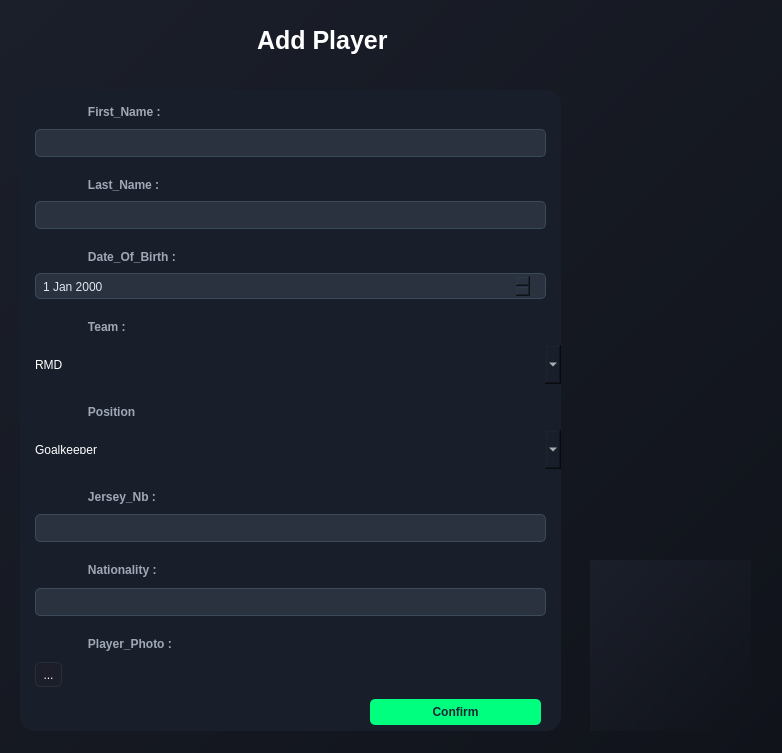
<?xml version="1.0" encoding="UTF-8"?>
<ui version="4.0">
 <class>addPlayer</class>
 <widget class="QWidget" name="addPlayer">
  <property name="geometry">
   <rect>
    <x>0</x>
    <y>0</y>
    <width>782</width>
    <height>753</height>
   </rect>
  </property>
  <property name="windowTitle">
   <string>Form</string>
  </property>
  <property name="styleSheet">
   <string notr="true">background: qlineargradient(x1:0, y1:0, x2:1, y2:1, stop:0 #1b1f2a, stop:1 #10131a);</string>
  </property>
  <widget class="QWidget" name="widget" native="true">
   <property name="geometry">
    <rect>
     <x>20</x>
     <y>90</y>
     <width>541</width>
     <height>641</height>
    </rect>
   </property>
   <property name="styleSheet">
    <string notr="true">background-color: rgb(25, 31, 42);
    color: #FFFFFF;
    font-family: 'Segoe UI', Arial, sans-serif;
    font-size: 12px;
    border-radius: 15px;
    padding: 15px;
    spacing: 2px;
</string>
   </property>
   <layout class="QGridLayout" name="gridLayout_4">
    <item row="4" column="0">
     <widget class="QLabel" name="label_15">
      <property name="styleSheet">
       <string notr="true">color: #A0A8B7;
font-weight: bold;
padding-bottom: 3px;background-color:transparent;</string>
      </property>
      <property name="text">
       <string>               Date_Of_Birth :</string>
      </property>
     </widget>
    </item>
    <item row="0" column="0">
     <widget class="QLabel" name="label_16">
      <property name="font">
       <font>
        <family>Segoe UI</family>
        <pointsize>-1</pointsize>
        <bold>true</bold>
       </font>
      </property>
      <property name="styleSheet">
       <string notr="true">color: #A0A8B7;
font-weight: bold;
padding-bottom: 4px;background-color:transparent;</string>
      </property>
      <property name="text">
       <string>               First_Name :</string>
      </property>
     </widget>
    </item>
    <item row="5" column="0">
     <widget class="QDateEdit" name="dateEdit">
      <property name="styleSheet">
       <string notr="true">background-color: #2A3240;
  border: 1px solid #3A4A5A;
    border-radius: 5px;
    padding: 5px;
    color: #E0E6ED;
    margin-left: 15px;
    margin-right: 15px;
padding-bottom: 3px;

</string>
      </property>
     </widget>
    </item>
    <item row="2" column="0">
     <widget class="QLabel" name="label_17">
      <property name="styleSheet">
       <string notr="true">color: #A0A8B7;
font-weight: bold;
padding-bottom: 3px;background-color:transparent;</string>
      </property>
      <property name="text">
       <string>               Last_Name :</string>
      </property>
     </widget>
    </item>
    <item row="11" column="0">
     <widget class="QLineEdit" name="lineEditJersey">
      <property name="styleSheet">
       <string notr="true">background-color: #2A3240; /* Darker blue-gray for input fields */
    border: 1px solid #3A4A5A; /* Subtle blue-gray border */
    border-radius: 5px;
    padding: 5px;
    color: #E0E6ED; /* Light gray text for readability */
    margin-left: 15px;
    margin-right: 15px;
</string>
      </property>
     </widget>
    </item>
    <item row="3" column="0">
     <widget class="QLineEdit" name="lineEditLastName">
      <property name="styleSheet">
       <string notr="true">background-color: #2A3240; /* Darker blue-gray for input fields */
    border: 1px solid #3A4A5A; /* Subtle blue-gray border */
    border-radius: 5px;
    padding: 5px;
    color: #E0E6ED; /* Light gray text for readability */
    margin-left: 15px;
    margin-right: 15px;
</string>
      </property>
     </widget>
    </item>
    <item row="13" column="0">
     <widget class="QLineEdit" name="lineEditNationality">
      <property name="styleSheet">
       <string notr="true">background-color: #2A3240; /* Darker blue-gray for input fields */
    border: 1px solid #3A4A5A; /* Subtle blue-gray border */
    border-radius: 5px;
    padding: 5px;
    color: #E0E6ED; /* Light gray text for readability */
    margin-left: 15px;
    margin-right: 15px;
</string>
      </property>
     </widget>
    </item>
    <item row="1" column="0">
     <widget class="QLineEdit" name="lineEditFirstName">
      <property name="styleSheet">
       <string notr="true">background-color: #2A3240; /* Darker blue-gray for input fields */
    border: 1px solid #3A4A5A; /* Subtle blue-gray border */
    border-radius: 5px;
    padding: 5px;
    color: #E0E6ED; /* Light gray text for readability */
    margin-left: 15px;
    margin-right: 15px;
</string>
      </property>
     </widget>
    </item>
    <item row="10" column="0">
     <widget class="QLabel" name="label_18">
      <property name="styleSheet">
       <string notr="true">color: #A0A8B7;
font-weight: bold;
padding-bottom: 4px;background-color:transparent;</string>
      </property>
      <property name="text">
       <string>               Jersey_Nb :</string>
      </property>
     </widget>
    </item>
    <item row="7" column="0">
     <widget class="QComboBox" name="comboBoxTeam">
      <property name="styleSheet">
       <string notr="true">background-color: #2A3240;
  border: 1px solid #3A4A5A;
    border-radius: 5px;
    padding: 5px;
    color: #E0E6ED;
    margin-left: 15px;
    margin-right: 15px;

Qcb::drop-down {
    border-left: 1px solid #3A4A5A;
    width: 20px;
}
Qcb:focus {
    border: 1px solid #00FF7F;
    background-color: #323A48;
}</string>
      </property>
      <item>
       <property name="text">
        <string>RMD</string>
       </property>
      </item>
     </widget>
    </item>
    <item row="15" column="0">
     <widget class="QToolButton" name="toolButtonImage">
      <property name="styleSheet">
       <string notr="true">background-color: #1C1F2A;
border: 1px solid #2A2D3A;
border-radius: 5px;
padding: 3px;
color: white;
margin-left: 15px;
margin-right:15px;
margin-bottom:6px;</string>
      </property>
      <property name="text">
       <string>...</string>
      </property>
     </widget>
    </item>
    <item row="8" column="0">
     <widget class="QLabel" name="label_19">
      <property name="styleSheet">
       <string notr="true">color: #A0A8B7;
font-weight: bold;
padding-bottom: 5px;background-color:transparent;</string>
      </property>
      <property name="text">
       <string>               Position</string>
      </property>
     </widget>
    </item>
    <item row="12" column="0">
     <widget class="QLabel" name="label_20">
      <property name="styleSheet">
       <string notr="true">color: #A0A8B7;
font-weight: bold;
padding-bottom: 5px;background-color:transparent;</string>
      </property>
      <property name="text">
       <string>               Nationality :</string>
      </property>
     </widget>
    </item>
    <item row="14" column="0">
     <widget class="QLabel" name="label_21">
      <property name="styleSheet">
       <string notr="true">color: #A0A8B7;
font-weight: bold;
padding-bottom: 5px;background-color:transparent;</string>
      </property>
      <property name="text">
       <string>               Player_Photo :</string>
      </property>
     </widget>
    </item>
    <item row="6" column="0">
     <widget class="QLabel" name="label_22">
      <property name="styleSheet">
       <string notr="true">color: #A0A8B7;
font-weight: bold;
padding-bottom: 5px;background-color:transparent;</string>
      </property>
      <property name="text">
       <string>               Team :</string>
      </property>
     </widget>
    </item>
    <item row="9" column="0">
     <widget class="QComboBox" name="comboBoxPosition">
      <property name="styleSheet">
       <string notr="true">background-color: #2A3240;
  border: 1px solid #3A4A5A;
    border-radius: 5px;
    padding: 5px;
    color: #E0E6ED;
    margin-left: 15px;
    margin-right: 15px;

Qcb::drop-down {
    border-left: 1px solid #3A4A5A;
    width: 20px;
}
Qcb:focus {
    border: 1px solid #00FF7F;
    background-color: #323A48;
}</string>
      </property>
      <item>
       <property name="text">
        <string>Goalkeeper</string>
       </property>
      </item>
     </widget>
    </item>
    <item row="16" column="0" rowspan="2">
     <widget class="QPushButton" name="addButton">
      <property name="styleSheet">
       <string notr="true">background-color: #00FF7F; /* Green to match the accent */
    color: #1A2633; /* Dark blue text for contrast */
    font-size: 12px;
    font-weight: bold;
    border-radius: 5px;
    padding: 6px 12px;
    margin-left: 350px;
    margin-right: 20px;
    margin-bottom: 5px;</string>
      </property>
      <property name="text">
       <string>Confirm</string>
      </property>
     </widget>
    </item>
   </layout>
  </widget>
  <widget class="QLabel" name="labelImage">
   <property name="geometry">
    <rect>
     <x>590</x>
     <y>560</y>
     <width>161</width>
     <height>171</height>
    </rect>
   </property>
   <property name="text">
    <string/>
   </property>
  </widget>
  <widget class="QLabel" name="label_4">
   <property name="geometry">
    <rect>
     <x>240</x>
     <y>20</y>
     <width>161</width>
     <height>41</height>
    </rect>
   </property>
   <property name="font">
    <font>
     <pointsize>-1</pointsize>
     <bold>true</bold>
    </font>
   </property>
   <property name="styleSheet">
    <string notr="true">/* Style for the Adjust Team title label */
QLabel#label_4 {
    background-color: transparent; /* Dark background matching the app */
    color: #FFFFFF; /* White text for contrast */
    font-size: 25px; /* Larger font for title emphasis */
    font-weight: bold; /* Bold for a strong title appearance */


    padding: 5px 10px; /* Padding for a balanced look */
}</string>
   </property>
   <property name="text">
    <string>Add Player</string>
   </property>
  </widget>
  <widget class="QLabel" name="label_28">
   <property name="geometry">
    <rect>
     <x>60</x>
     <y>110</y>
     <width>17</width>
     <height>17</height>
    </rect>
   </property>
   <property name="styleSheet">
    <string notr="true">color: #B0C0D0;background-color:transparent;</string>
   </property>
   <property name="text">
    <string/>
   </property>
   <property name="pixmap">
    <pixmap>:/img/Userr.png</pixmap>
   </property>
   <property name="scaledContents">
    <bool>true</bool>
   </property>
  </widget>
  <widget class="QLabel" name="label_29">
   <property name="geometry">
    <rect>
     <x>61</x>
     <y>185</y>
     <width>17</width>
     <height>17</height>
    </rect>
   </property>
   <property name="styleSheet">
    <string notr="true">color: #B0C0D0;background-color:transparent;</string>
   </property>
   <property name="text">
    <string/>
   </property>
   <property name="pixmap">
    <pixmap>:/img/Userr.png</pixmap>
   </property>
   <property name="scaledContents">
    <bool>true</bool>
   </property>
  </widget>
  <widget class="QLabel" name="label_30">
   <property name="geometry">
    <rect>
     <x>60</x>
     <y>260</y>
     <width>17</width>
     <height>17</height>
    </rect>
   </property>
   <property name="styleSheet">
    <string notr="true">color: #B0C0D0;background-color:transparent;</string>
   </property>
   <property name="text">
    <string/>
   </property>
   <property name="pixmap">
    <pixmap resource="image.qrc">:/img/StartDate.png</pixmap>
   </property>
   <property name="scaledContents">
    <bool>true</bool>
   </property>
  </widget>
  <widget class="QLabel" name="label_31">
   <property name="geometry">
    <rect>
     <x>60</x>
     <y>320</y>
     <width>21</width>
     <height>17</height>
    </rect>
   </property>
   <property name="styleSheet">
    <string notr="true">color: #B0C0D0;background-color:transparent;</string>
   </property>
   <property name="text">
    <string/>
   </property>
   <property name="pixmap">
    <pixmap resource="image.qrc">:/img/teamName.png</pixmap>
   </property>
   <property name="scaledContents">
    <bool>true</bool>
   </property>
  </widget>
  <widget class="QLabel" name="label_32">
   <property name="geometry">
    <rect>
     <x>60</x>
     <y>400</y>
     <width>21</width>
     <height>17</height>
    </rect>
   </property>
   <property name="styleSheet">
    <string notr="true">color: #B0C0D0;background-color:transparent;</string>
   </property>
   <property name="text">
    <string/>
   </property>
   <property name="pixmap">
    <pixmap resource="image.qrc">:/img/position.png</pixmap>
   </property>
   <property name="scaledContents">
    <bool>true</bool>
   </property>
  </widget>
  <widget class="QLabel" name="label_33">
   <property name="geometry">
    <rect>
     <x>60</x>
     <y>470</y>
     <width>16</width>
     <height>17</height>
    </rect>
   </property>
   <property name="styleSheet">
    <string notr="true">color: #B0C0D0;background-color:transparent;</string>
   </property>
   <property name="text">
    <string/>
   </property>
   <property name="pixmap">
    <pixmap resource="image.qrc">:/img/numbers.png</pixmap>
   </property>
   <property name="scaledContents">
    <bool>true</bool>
   </property>
  </widget>
  <widget class="QLabel" name="label_34">
   <property name="geometry">
    <rect>
     <x>60</x>
     <y>546</y>
     <width>21</width>
     <height>21</height>
    </rect>
   </property>
   <property name="styleSheet">
    <string notr="true">color: #B0C0D0;background-color:transparent;</string>
   </property>
   <property name="text">
    <string/>
   </property>
   <property name="pixmap">
    <pixmap resource="image.qrc">:/img/nationality.png</pixmap>
   </property>
   <property name="scaledContents">
    <bool>true</bool>
   </property>
  </widget>
  <widget class="QLabel" name="label_35">
   <property name="geometry">
    <rect>
     <x>57</x>
     <y>622</y>
     <width>21</width>
     <height>18</height>
    </rect>
   </property>
   <property name="styleSheet">
    <string notr="true">color: #B0C0D0;background-color:transparent;</string>
   </property>
   <property name="text">
    <string/>
   </property>
   <property name="pixmap">
    <pixmap resource="image.qrc">:/img/cam.png</pixmap>
   </property>
   <property name="scaledContents">
    <bool>true</bool>
   </property>
  </widget>
 </widget>
 <resources>
  <include location="image.qrc"/>
 </resources>
 <connections/>
</ui>
